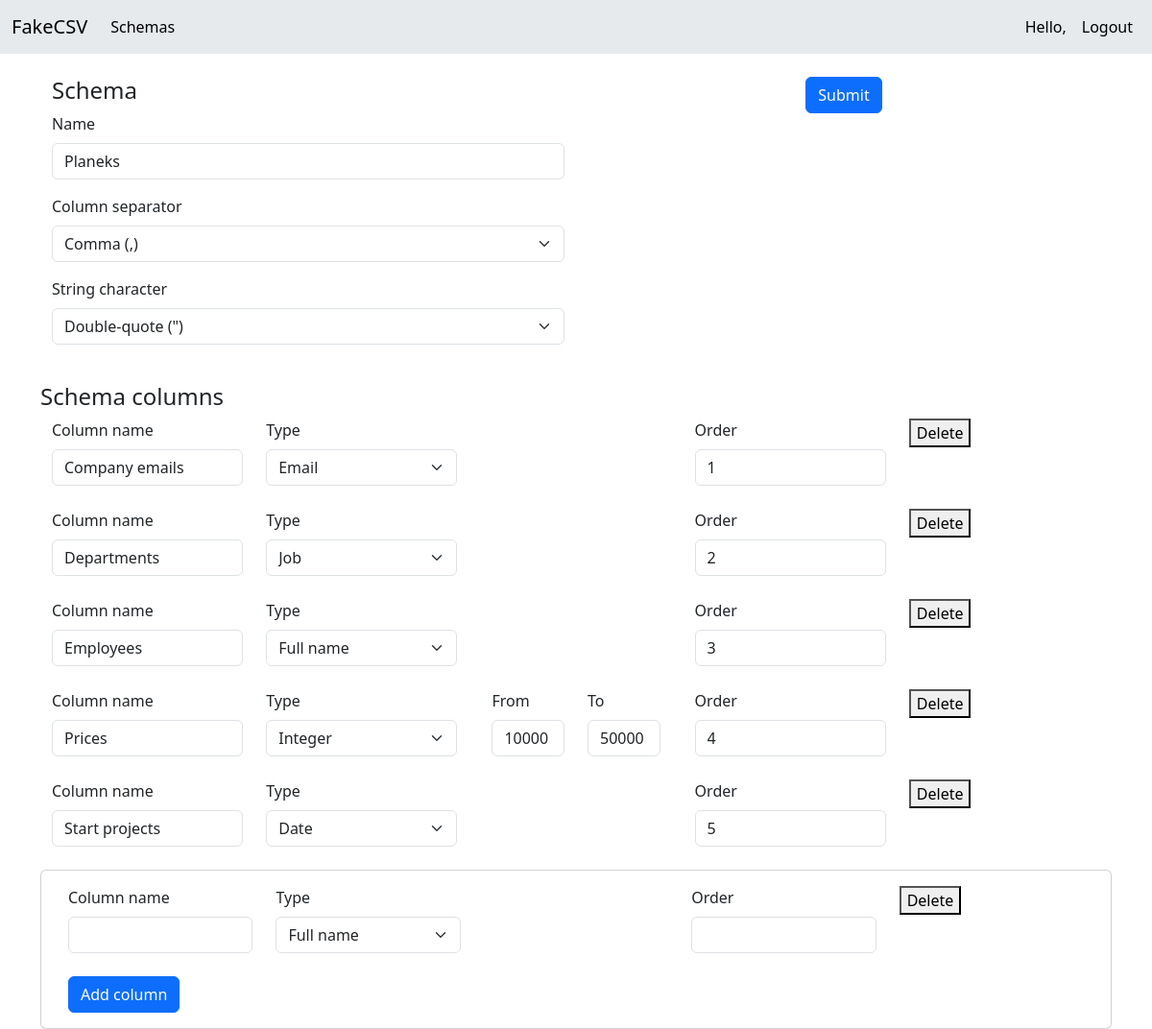
Before: /edit-schema/Planeks/ with the older database file.
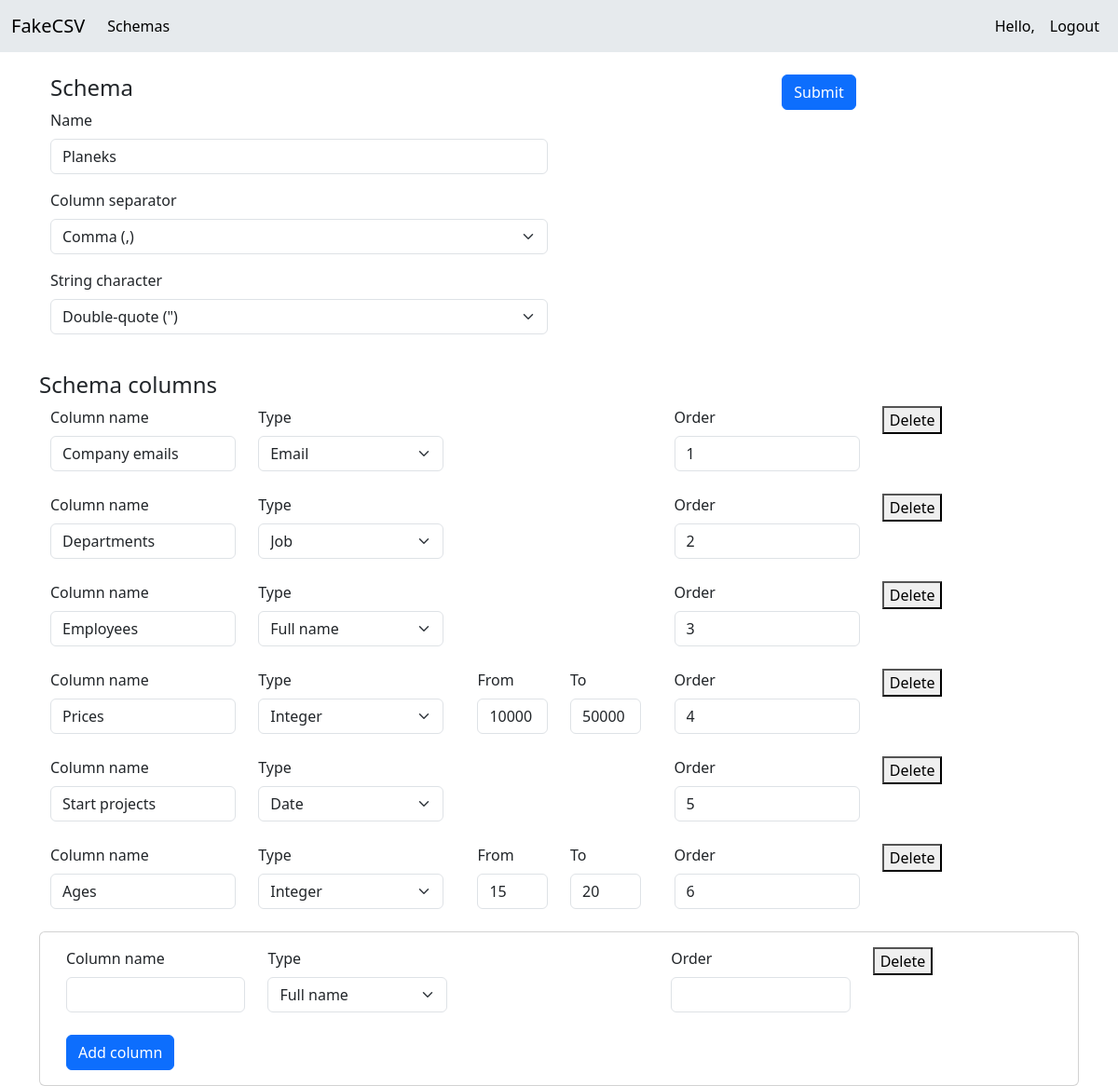
After: the same page with the newer database file.
### CSV_converter/models.py (models this page shows, shortened)
class Column(models.Model):
    name = models.CharField(max_length=255)
    type = models.CharField(
        max_length=255,
        choices=TYPE_CHOICES
    )
    order = models.CharField(max_length=255)
    schema = models.ForeignKey(
        Schema,
        on_delete=models.CASCADE
    )

class IntegerColumn(Column):
    range_low = models.IntegerField(blank=True, null=True, default=0)
    range_high = models.IntegerField(blank=True, null=True, default=100)

### CSV_converter/views.py (the view, shortened to what this page needs)
# urls.py: path('edit-schema/<str:name>/', views.edit_schema, name="edit_schema"),
def edit_schema(request, name):
    schema = get_object_or_404(Schema, name=name)
    columns = schema.column_set.all().order_by('order')
    return render(request, "edit_schema.html", {"schema": schema, "columns": columns})

### CSV_converter/templates/edit_schema.html (shortened to what the changed rows need)
{% extends 'base.html' %}
{% block content %}
  <form method="post">
    <br>
    <div id="columns-container">
        {% for column in columns %}
        <div class="card-body">
            <div class="container text-left">
                <div class="row">
                <div class="col">
                    <label for="column_name{{ forloop.counter }}" class="form-label">Column name</label>
                    <input type="text" id="column_name{{ forloop.counter }}" name="column_name" class="form-control" value="{{ column.name }}">
                </div>
                <div class="col">
                    <label for="column_separator{{ forloop.counter }}" class="form-label">Type</label>
                    <select class="form-select" name="type" id="column_separator{{ forloop.counter }}" aria-label="Default select example">
                        {% if column.type == '1' %}
                        <option value="1" selected>Full name</option>
                        {% elif column.type == '2' %}
                        <option value="2" selected>Job</option>
                        {% elif column.type == '3' %}
                        <option value="3" selected>Email</option>
                        {% elif column.type == '4' %}
                        <option value="4" selected>Integer</option>
                        {% else %}
                        <option value="5" selected>Date</option>
                        {% endif %}
                    </select>
                </div>
                <div class="col">
                    {% if column.type == "4" %}
                    <div id="integerFields{{ forloop.counter }}" class="integer-fields">
                    <div class="container text-left">
                        <div class="row">
                        <div class="col">
                            <label for="from{{ forloop.counter }}" class="form-label">From</label>
                            <input id="from{{ forloop.counter }}" name="from[]" type="text" class="form-control" value="{{ column.integercolumn.range_low }}">
                        </div>
                        <div class="col">
                            <label for="to{{ forloop.counter }}" class="form-label">To</label>
                            <input id="to{{ forloop.counter }}" name="to[]" type="text" class="form-control" value="{{ column.integercolumn.range_high }}">
                        </div>
                        </div>
                    </div>
                    </div>
                    {% endif %}
                </div>
                <div class="col">
                    <label for="order{{ forloop.counter }}" class="form-label">Order</label>
                    <input id="order{{ forloop.counter }}" type="text" class="form-control" name="order" value="{{ column.order }}">
                </div>
                <div class="col">
                    <button class="delete-button">Delete</button>
                </div>
                </div>
            </div>
            <br>
        </div>
        {% endfor %}
    </div>
  </form>
{% endblock %}

Changed rows visible on the page:
added Column: column_name "Ages", type "Integer", integercolumn.range_low "15", integercolumn.range_high "20", order "6"
